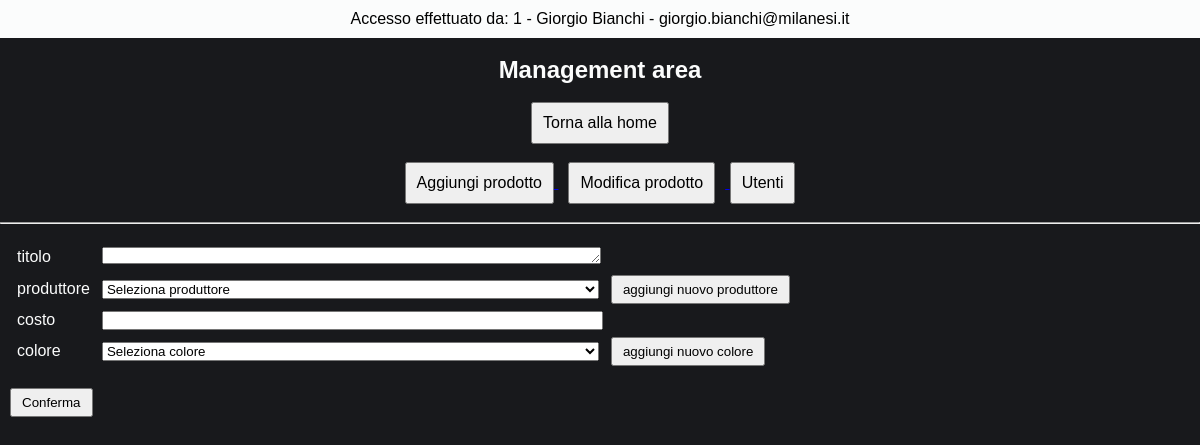
The app's page /management/aggiungiProdotto.prodotto.php (signed in) with its own data.
### tables this page shows
CREATE TABLE `dipendenti` (
  `IDdipendente` int(11) NOT NULL AUTO_INCREMENT,
  `nome` varchar(30) DEFAULT NULL,
  `cognome` varchar(30) DEFAULT NULL,
  `data_nascita` date DEFAULT NULL,
  `luogo_nascita` varchar(30) DEFAULT NULL,
  `sesso` varchar(1) DEFAULT NULL,
  `provincia_sigla` varchar(2) DEFAULT NULL,
  `codice_fiscale` varchar(16) DEFAULT NULL,
  `salario_mensile` decimal(10,2) DEFAULT NULL,
  `ore_lavoro_settimanali` int(11) DEFAULT NULL,
  `email_personale` varchar(50) DEFAULT NULL,
  `email_aziendale` varchar(50) DEFAULT NULL,
  `password_aziendale` varchar(30) DEFAULT NULL,
  PRIMARY KEY (`IDdipendente`),
  UNIQUE KEY `codice_fiscale` (`codice_fiscale`,`email_personale`,`email_aziendale`)
);

### management/aggiungiProdotto.prodotto.php (the view, shortened to what this page needs)
<?php
include '../dbConfig/dbConfig.php';
?>
<!DOCTYPE html>
<html>
  <?php
    $idoggetto = $_POST["seleziona-oggetto"];
    $email_aziendale = $_SESSION['email_aziendale'];
    $sql_dip = "SELECT * FROM dipendenti WHERE email_aziendale = '$email_aziendale'";
            $result_dip = $conn->query($sql_dip);
            $row_dip = $result_dip->fetch_assoc();
  ?>
  <head>
    <link rel="stylesheet" href="./css/style.management.css">
  </head>
  <body>
    <div class="header-page">
      <div class="header">
        <p> Accesso effettuato da: <?php echo "{$row_dip["IDdipendente"]} - {$row_dip["nome"]} {$row_dip["cognome"]} - {$row_dip["email_aziendale"]}" ?> </p>
      </div>
      <br>
      <h2> Management area </h2>
      <br>
      <a href="./managementPage.php"> <button name="management-page"> Torna alla home </button> </a>
      <br><br>
      <a href="./aggiungiProdotto.php"> <button name="agg-prod"> Aggiungi prodotto </button> </a>
      <a href="./modificaProdotto.php"> <button name="mod-prod" style="margin: 0 10px;"> Modifica prodotto </button> </a>
      <a href="./viewUser.php"> <button name="view-user"> Utenti </button> </a>
      <br><br><hr><br>
    </div>
    <form action="./aggiungiProdotto.confirm.prodotto.php" method="post">
      <div class="insert-prodotto">
        <table class="table-insert1">
          <tr>
            <td>titolo</td>
            <td><textarea name="insert-titolo" minlength="5" maxlength="50" rows="1" cols="60"></textarea></td>
            <td></td>
          </tr>
          <tr>
            <td>produttore</td>
            <td>
              <select name="insert-produttore">
                <option value="" selected disabled> Seleziona produttore </option>
              </select>
            </td>
            <td> <a href="./aggiungiProduttore.php"> <button type="button" name="button"> aggiungi nuovo produttore </button> </a> </td>
          </tr>
          <tr>
            <td>costo</td>
            <td><input type="number" name="insert-costo" step=".01"></td>
            <td></td>
          </tr>
          <tr>
            <td>colore</td>
            <td>
              <select name="insert-colore">
                <option value="" selected disabled> Seleziona colore </option>
              </select>
            </td>
            <td> <a href="./aggiungiColore.php"> <button type="button" name="button"> aggiungi nuovo colore </button> </a> </td>
          </tr>
        </table>
        <br>
        <button type="submit" name="submit-prodotto" value="<?php echo $idoggetto ?>"> Conferma </button>
      </div>
    </form>
  </body>
</html>

### management/css/style.management.css (style rules this page uses)
* { font-family: "Montserrat", sans-serif; padding: 0; margin: 0; }
body { background-color: rgb(24,25,28); color: #FBFCFC; text-align: center; box-sizing: content-box; }
.header-page button { padding: 10px; font-size: 16px; }
.header { width: 100%; position: flex; background: #FBFCFC; color: black; padding: 10px 0; }
.insert-prodotto { text-align: left; margin-left: 10px; font-size: 16px; }
.insert-prodotto button { padding: 5px 10px; }
.table-insert1 td { padding: 2.5px 5px; }
.table-insert1 select, .table-insert1 input, .table-insert1 textarea { width: 100%; }

### records on screen
dipendenti: IDdipendente "1", nome "Giorgio", cognome "Bianchi", email_aziendale "giorgio.bianchi@milanesi.it"
